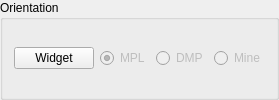
    <widget class="QGroupBox" name="groupBox_4">
     <property name="sizePolicy">
      <sizepolicy hsizetype="Preferred" vsizetype="Fixed">
       <horstretch>0</horstretch>
       <verstretch>0</verstretch>
      </sizepolicy>
     </property>
     <property name="title">
      <string>Orientation</string>
     </property>
     <layout class="QHBoxLayout" name="horizontalLayout_2">
      <item>
       <widget class="QPushButton" name="rotationButton">
        <property name="sizePolicy">
         <sizepolicy hsizetype="Fixed" vsizetype="Fixed">
          <horstretch>0</horstretch>
          <verstretch>0</verstretch>
         </sizepolicy>
        </property>
        <property name="text">
         <string>Widget</string>
        </property>
       </widget>
      </item>
      <item>
       <widget class="QRadioButton" name="mpl">
        <property name="enabled">
         <bool>false</bool>
        </property>
        <property name="sizePolicy">
         <sizepolicy hsizetype="Fixed" vsizetype="Fixed">
          <horstretch>0</horstretch>
          <verstretch>0</verstretch>
         </sizepolicy>
        </property>
        <property name="text">
         <string>MPL</string>
        </property>
        <property name="checked">
         <bool>true</bool>
        </property>
       </widget>
      </item>
      <item>
       <widget class="QRadioButton" name="dmp">
        <property name="enabled">
         <bool>false</bool>
        </property>
        <property name="sizePolicy">
         <sizepolicy hsizetype="Fixed" vsizetype="Fixed">
          <horstretch>0</horstretch>
          <verstretch>0</verstretch>
         </sizepolicy>
        </property>
        <property name="text">
         <string>DMP</string>
        </property>
        <property name="checked">
         <bool>false</bool>
        </property>
       </widget>
      </item>
      <item>
       <widget class="QRadioButton" name="mine">
        <property name="enabled">
         <bool>false</bool>
        </property>
        <property name="sizePolicy">
         <sizepolicy hsizetype="Fixed" vsizetype="Fixed">
          <horstretch>0</horstretch>
          <verstretch>0</verstretch>
         </sizepolicy>
        </property>
        <property name="text">
         <string>Mine</string>
        </property>
       </widget>
      </item>
     </layout>
    </widget>
